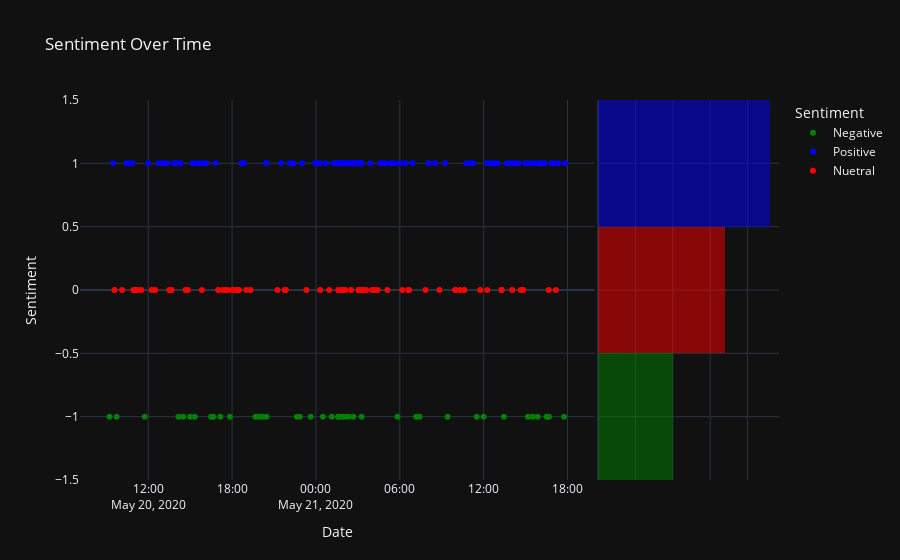

Notebook code for this chart:
### Code cell
## 3rd figure
figs2 = px.scatter(data, x='Date', y= 'new_sent',color = 'Sentiment',
           marginal_y = 'histogram', title = 'Sentiment Over Time', 
           template = 'plotly_dark',labels = {"new_sent":"Sentiment"}, 
           color_continuous_scale=["red", "green", "blue"],  
           color_discrete_sequence=['green', 'blue', 'red'])

figs2.update_traces(hovertemplate=None)

### Figure 1 — Plotly figure (JSON) as saved in the notebook; plotly's stock layout.template omitted (floating-point values rounded to 4 significant figures)
{"data": [{"legendgroup": "Negative", "marker": {"color": "green", "symbol": "circle"}, "mode": "markers", "name": "Negative", "showlegend": true, "type": "scatter", "x": ["2020-05-20T09:13:46", "2020-05-20T09:44:06", "2020-05-20T11:45:05", "2020-05-20T14:10:03", "2020-05-20T14:30:06", "2020-05-20T15:00:17", "2020-05-20T15:20:05", "2020-05-20T16:30:07", "2020-05-20T16:40:04", "2020-05-20T17:10:02", "2020-05-20T17:51:02", "2020-05-20T19:40:12", "2020-05-20T19:56:28", "2020-05-20T20:11:35", "2020-05-20T20:27:28", "2020-05-20T22:38:10", "2020-05-20T22:51:07", "2020-05-20T23:37:20", "2020-05-21T00:30:11", "2020-05-21T01:08:04", "2020-05-21T01:35:27", "2020-05-21T01:36:40", "2020-05-21T01:52:12", "2020-05-21T02:01:00", "2020-05-21T02:19:02", "2020-05-21T02:40:31", "2020-05-21T03:16:04", "2020-05-21T05:50:02", "2020-05-21T07:10:07", "2020-05-21T07:25:06", "2020-05-21T09:25:03", "2020-05-21T11:30:06", "2020-05-21T12:00:08", "2020-05-21T13:26:51", "2020-05-21T15:10:05", "2020-05-21T15:30:03", "2020-05-21T15:52:13", "2020-05-21T16:30:07", "2020-05-21T16:40:09", "2020-05-21T17:44:48"], "xaxis": "x", "y": [-1, -1, -1, -1, -1, -1, -1, -1, -1, -1, -1, -1, -1, -1, -1, -1, -1, -1, -1, -1, -1, -1, -1, -1, -1, -1, -1, -1, -1, -1, -1, -1, -1, -1, -1, -1, -1, -1, -1, -1], "yaxis": "y"}, {"alignmentgroup": "True", "bingroup": "y", "legendgroup": "Negative", "marker": {"color": "green"}, "name": "Negative", "offsetgroup": "Negative", "opacity": 0.5, "showlegend": false, "type": "histogram", "xaxis": "x2", "y": [-1, -1, -1, -1, -1, -1, -1, -1, -1, -1, -1, -1, -1, -1, -1, -1, -1, -1, -1, -1, -1, -1, -1, -1, -1, -1, -1, -1, -1, -1, -1, -1, -1, -1, -1, -1, -1, -1, -1, -1], "yaxis": "y2"}, {"legendgroup": "Positive", "marker": {"color": "blue", "symbol": "circle"}, "mode": "markers", "name": "Positive", "showlegend": true, "type": "scatter", "x": ["2020-05-20T09:29:08", "2020-05-20T10:25:55", "2020-05-20T10:33:17", "2020-05-20T10:51:37", "2020-05-20T12:00:01", "2020-05-20T12:45:00", "2020-05-20T13:00:15", "2020-05-20T13:10:06", "2020-05-20T13:20:06", "2020-05-20T13:50:07", "2020-05-20T14:00:07", "2020-05-20T14:20:03", "2020-05-20T15:10:06", "2020-05-20T15:30:07", "2020-05-20T15:40:08", "2020-05-20T16:00:08", "2020-05-20T16:10:06", "2020-05-20T16:50:03", "2020-05-20T18:40:10", "2020-05-20T18:50:03", "2020-05-20T20:26:49", "2020-05-20T20:26:51", "2020-05-20T21:29:58", "2020-05-20T22:07:53", "2020-05-20T22:23:00", "2020-05-20T23:00:47", "2020-05-20T23:55:06", "2020-05-21T00:04:53", "2020-05-21T00:16:26", "2020-05-21T00:43:33", "2020-05-21T01:17:58", "2020-05-21T01:25:42", "2020-05-21T01:34:44", "2020-05-21T01:37:04", "2020-05-21T01:39:50", "2020-05-21T01:43:23", "2020-05-21T01:46:40", "2020-05-21T01:48:51", "2020-05-21T01:56:18", "2020-05-21T01:59:20", "2020-05-21T02:11:00", "2020-05-21T02:11:06", "2020-05-21T02:12:02", "2020-05-21T02:21:00", "2020-05-21T02:29:54", "2020-05-21T02:35:58", "2020-05-21T02:41:00", "2020-05-21T02:51:27", "2020-05-21T03:01:00", "2020-05-21T03:01:07", "2020-05-21T03:04:05", "2020-05-21T03:08:05", "2020-05-21T03:08:06", "2020-05-21T03:09:06", "2020-05-21T03:12:06", "2020-05-21T03:12:07", "2020-05-21T03:15:05", "2020-05-21T03:53:34", "2020-05-21T04:35:56", "2020-05-21T04:45:01", "2020-05-21T04:57:37", "2020-05-21T05:20:02", "2020-05-21T05:35:07", "2020-05-21T06:00:58", "2020-05-21T06:25:03", "2020-05-21T06:55:07", "2020-05-21T08:03:43", "2020-05-21T08:31:58", "2020-05-21T09:15:10", "2020-05-21T10:45:09", "2020-05-21T11:00:13", "2020-05-21T11:15:05", "2020-05-21T12:13:48", "2020-05-21T12:30:09", "2020-05-21T12:45:10", "2020-05-21T12:50:02", "2020-05-21T13:00:04", "2020-05-21T13:40:07", "2020-05-21T13:51:07", "2020-05-21T14:10:08", "2020-05-21T14:20:00", "2020-05-21T14:30:06", "2020-05-21T15:00:07", "2020-05-21T15:20:01", "2020-05-21T15:40:48", "2020-05-21T16:00:07", "2020-05-21T16:10:04", "2020-05-21T16:20:09", "2020-05-21T16:50:06", "2020-05-21T17:00:19", "2020-05-21T17:20:05", "2020-05-21T17:50:01"], "xaxis": "x", "y": [1, 1, 1, 1, 1, 1, 1, 1, 1, 1, 1, 1, 1, 1, 1, 1, 1, 1, 1, 1, 1, 1, 1, 1, 1, 1, 1, 1, 1, 1, 1, 1, 1, 1, 1, 1, 1, 1, 1, 1, 1, 1, 1, 1, 1, 1, 1, 1, 1, 1, 1, 1, 1, 1, 1, 1, 1, 1, 1, 1, 1, 1, 1, 1, 1, 1, 1, 1, 1, 1, 1, 1, 1, 1, 1, 1, 1, 1, 1, 1, 1, 1, 1, 1, 1, 1, 1, 1, 1, 1, 1, 1], "yaxis": "y"}, {"alignmentgroup": "True", "bingroup": "y", "legendgroup": "Positive", "marker": {"color": "blue"}, "name": "Positive", "offsetgroup": "Positive", "opacity": 0.5, "showlegend": false, "type": "histogram", "xaxis": "x2", "y": [1, 1, 1, 1, 1, 1, 1, 1, 1, 1, 1, 1, 1, 1, 1, 1, 1, 1, 1, 1, 1, 1, 1, 1, 1, 1, 1, 1, 1, 1, 1, 1, 1, 1, 1, 1, 1, 1, 1, 1, 1, 1, 1, 1, 1, 1, 1, 1, 1, 1, 1, 1, 1, 1, 1, 1, 1, 1, 1, 1, 1, 1, 1, 1, 1, 1, 1, 1, 1, 1, 1, 1, 1, 1, 1, 1, 1, 1, 1, 1, 1, 1, 1, 1, 1, 1, 1, 1, 1, 1, 1, 1], "yaxis": "y2"}, {"legendgroup": "Nuetral", "marker": {"color": "red", "symbol": "circle"}, "mode": "markers", "name": "Nuetral", "showlegend": true, "type": "scatter", "x": ["2020-05-20T09:35:03", "2020-05-20T10:08:02", "2020-05-20T10:56:24", "2020-05-20T11:03:05", "2020-05-20T11:15:05", "2020-05-20T11:30:05", "2020-05-20T12:15:04", "2020-05-20T12:30:06", "2020-05-20T13:30:12", "2020-05-20T13:40:06", "2020-05-20T14:40:06", "2020-05-20T14:50:06", "2020-05-20T15:50:09", "2020-05-20T17:00:12", "2020-05-20T17:20:06", "2020-05-20T17:30:09", "2020-05-20T17:40:03", "2020-05-20T18:00:03", "2020-05-20T18:10:09", "2020-05-20T18:20:05", "2020-05-20T18:30:05", "2020-05-20T19:01:07", "2020-05-20T19:19:07", "2020-05-20T21:14:44", "2020-05-20T21:45:47", "2020-05-20T21:50:38", "2020-05-20T23:18:55", "2020-05-21T00:18:40", "2020-05-21T00:57:02", "2020-05-21T01:35:48", "2020-05-21T01:49:47", "2020-05-21T01:51:00", "2020-05-21T01:55:52", "2020-05-21T02:02:03", "2020-05-21T02:06:07", "2020-05-21T02:31:00", "2020-05-21T03:03:06", "2020-05-21T03:05:01", "2020-05-21T03:11:00", "2020-05-21T03:15:05", "2020-05-21T03:19:02", "2020-05-21T03:20:04", "2020-05-21T03:20:04", "2020-05-21T03:21:04", "2020-05-21T03:35:16", "2020-05-21T04:01:09", "2020-05-21T04:11:06", "2020-05-21T04:25:02", "2020-05-21T05:06:47", "2020-05-21T06:10:12", "2020-05-21T06:36:14", "2020-05-21T06:40:05", "2020-05-21T07:50:02", "2020-05-21T08:50:10", "2020-05-21T09:57:54", "2020-05-21T09:59:05", "2020-05-21T10:20:03", "2020-05-21T10:37:45", "2020-05-21T11:45:04", "2020-05-21T12:15:06", "2020-05-21T13:16:34", "2020-05-21T13:17:17", "2020-05-21T14:02:33", "2020-05-21T14:40:07", "2020-05-21T14:42:23", "2020-05-21T14:50:07", "2020-05-21T16:39:34", "2020-05-21T17:10:06"], "xaxis": "x", "y": [0, 0, 0, 0, 0, 0, 0, 0, 0, 0, 0, 0, 0, 0, 0, 0, 0, 0, 0, 0, 0, 0, 0, 0, 0, 0, 0, 0, 0, 0, 0, 0, 0, 0, 0, 0, 0, 0, 0, 0, 0, 0, 0, 0, 0, 0, 0, 0, 0, 0, 0, 0, 0, 0, 0, 0, 0, 0, 0, 0, 0, 0, 0, 0, 0, 0, 0, 0], "yaxis": "y"}, {"alignmentgroup": "True", "bingroup": "y", "legendgroup": "Nuetral", "marker": {"color": "red"}, "name": "Nuetral", "offsetgroup": "Nuetral", "opacity": 0.5, "showlegend": false, "type": "histogram", "xaxis": "x2", "y": [0, 0, 0, 0, 0, 0, 0, 0, 0, 0, 0, 0, 0, 0, 0, 0, 0, 0, 0, 0, 0, 0, 0, 0, 0, 0, 0, 0, 0, 0, 0, 0, 0, 0, 0, 0, 0, 0, 0, 0, 0, 0, 0, 0, 0, 0, 0, 0, 0, 0, 0, 0, 0, 0, 0, 0, 0, 0, 0, 0, 0, 0, 0, 0, 0, 0, 0, 0], "yaxis": "y2"}], "layout": {"barmode": "overlay", "legend": {"title": {"text": "Sentiment"}, "tracegroupgap": 0}, "title": {"text": "Sentiment Over Time"}, "xaxis": {"anchor": "y", "domain": [0, 0.7363], "title": {"text": "Date"}}, "xaxis2": {"anchor": "y2", "domain": [0.7413, 1], "matches": "x2", "showgrid": true, "showline": false, "showticklabels": false, "ticks": ""}, "yaxis": {"anchor": "x", "domain": [0, 1], "title": {"text": "Sentiment"}}, "yaxis2": {"anchor": "x2", "domain": [0, 1], "matches": "y", "showgrid": true, "showticklabels": false}}}
